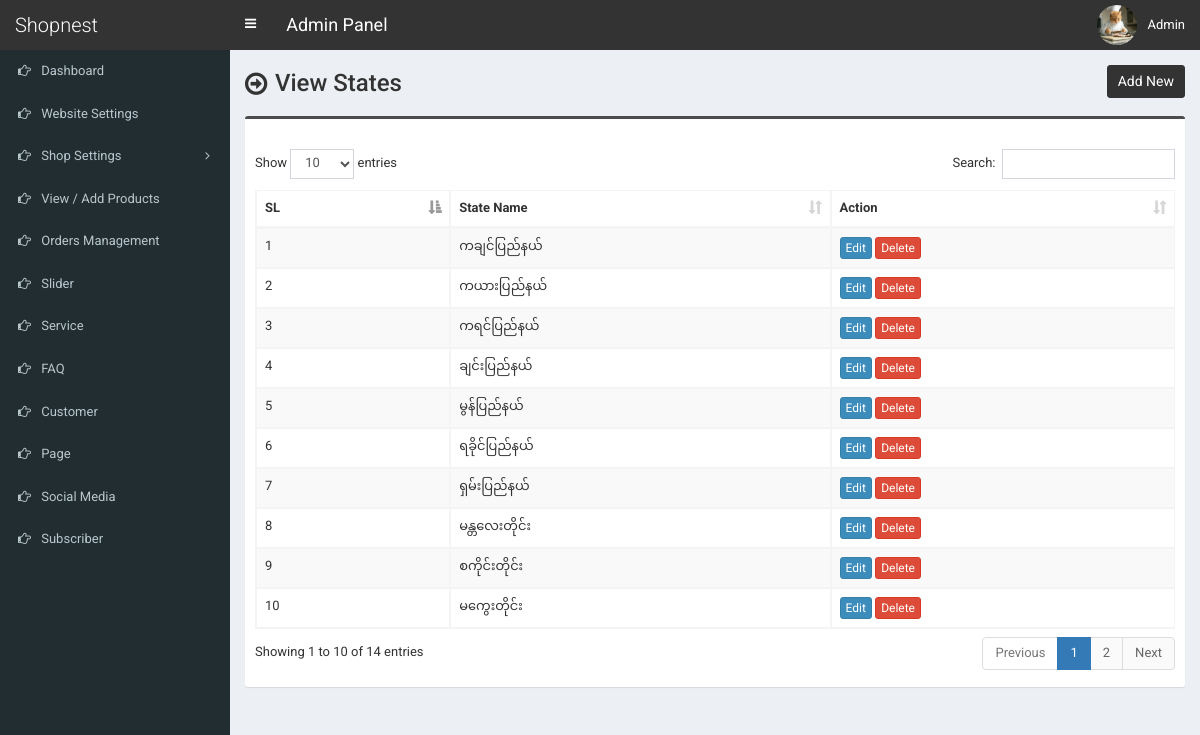
Page /admin/state.php (signed in) on the committed database.
### tables this page shows
CREATE TABLE `tbl_country` (
  `country_id` int(11) NOT NULL,
  `country_name` varchar(100) NOT NULL DEFAULT ''
);

### admin/state.php (the view, shortened to what this page needs)
<?php require_once('header.php'); ?>
<section class="content-header">
	<div class="content-header-left">
		<h1>View States</h1>
	</div>
	<div class="content-header-right">
		<a href="state-add.php" class="btn btn-primary btn-sm">Add New</a>
	</div>
</section>
<section class="content">
  <div class="row">
    <div class="col-md-12">
      <div class="box box-info">
        <div class="box-body table-responsive">
          <table id="example1" class="table table-bordered table-striped">
			<thead>
			    <tr>
			        <th>SL</th>
			        <th>State Name</th>
			        <th>Action</th>
			    </tr>
			</thead>
            <tbody>
            	<?php
            	$i=0;
            	$statement = $pdo->prepare("SELECT * FROM tbl_country ORDER BY country_id ASC");
            	$statement->execute();
            	$result = $statement->fetchAll(PDO::FETCH_ASSOC);
            	foreach ($result as $row) {
            		$i++;
            		?>
					<tr>
	                    <td><?php echo $i; ?></td>
	                    <td><?php echo $row['country_name']; ?></td>
	                    <td>
	                        <a href="state-edit.php?id=<?php echo $row['country_id']; ?>" class="btn btn-primary btn-xs">Edit</a>
	                        <a href="#" class="btn btn-danger btn-xs" data-href="state-delete.php?id=<?php echo $row['country_id']; ?>" data-toggle="modal" data-target="#confirm-delete">Delete</a>
	                    </td>
	                </tr>
            		<?php
            	}
            	?>
            </tbody>
          </table>
        </div>
      </div>
</section>
<?php require_once('footer.php'); ?>

### admin/style.css (style rules this page uses)
body { font-size: 13px; font-family: 'Roboto', sans-serif; }
.content-header>h1, .content-header .content-header-left h1 { font-family: 'Roboto', sans-serif; }
.box-info { padding-top: 20px; }
.content-header { overflow: hidden; }
.content-header .content-header-left { float: left; padding-top: 5px; }
.content-header .content-header-right { float: right; }
.content-header .content-header-left h1 { margin-top: 0; margin-bottom: 0; padding-left: 30px; padding-bottom: 5px; font-size: 24px; position: relative; }
.content-header .content-header-left h1:before { position: absolute; top: 0; left: 0; font-family: 'FontAwesome', sans-serif; font-size: 26px; content: '\f18e'; }
.content-header .content-header-right a { position: relative; font-size: 14px; }
.box.box-info { border-top-color: #4c4c4c; }
.content-header .content-header-right a { background-color: #333333; border-color: #333333; }

### rows in the picture
tbl_country: country_name "ကချင်ပြည်နယ်"
tbl_country: country_name "ကယားပြည်နယ်"
tbl_country: country_name "ကရင်ပြည်နယ်"
tbl_country: country_name "ချင်းပြည်နယ်"
tbl_country: country_name "မွန်ပြည်နယ်"
tbl_country: country_name "ရခိုင်ပြည်နယ်"
tbl_country: country_name "ရှမ်းပြည်နယ်"
tbl_country: country_name "မန္တလေးတိုင်း"
tbl_country: country_name "စကိုင်းတိုင်း"
tbl_country: country_name "မကွေးတိုင်း"

### other values in the picture
$_SESSION['user']['full_name'] "Admin"
